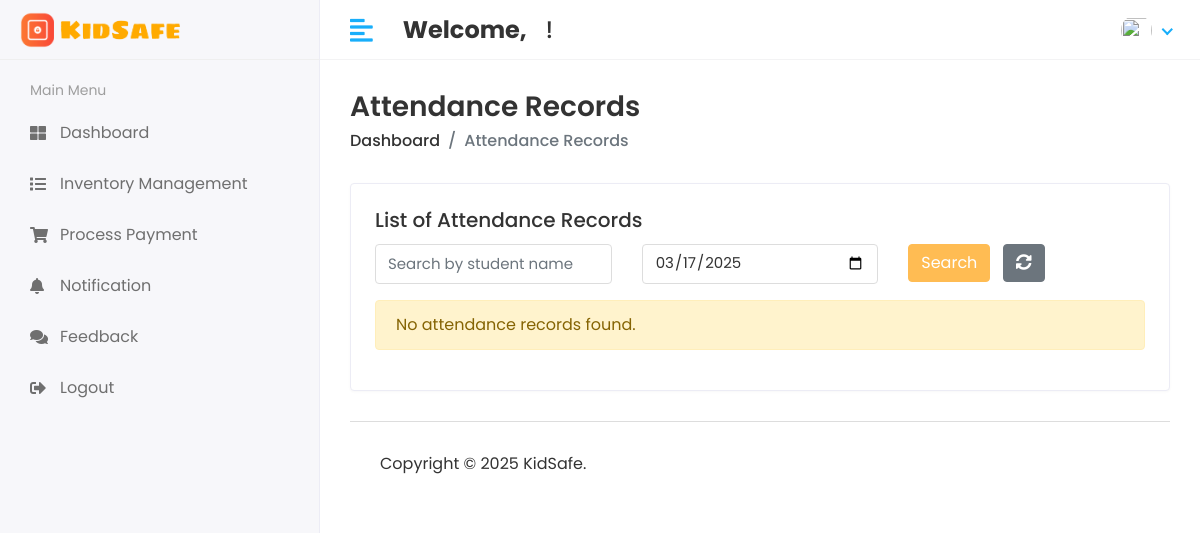
/administrator/attendance-list/, run on an earlier commit of the app's database.
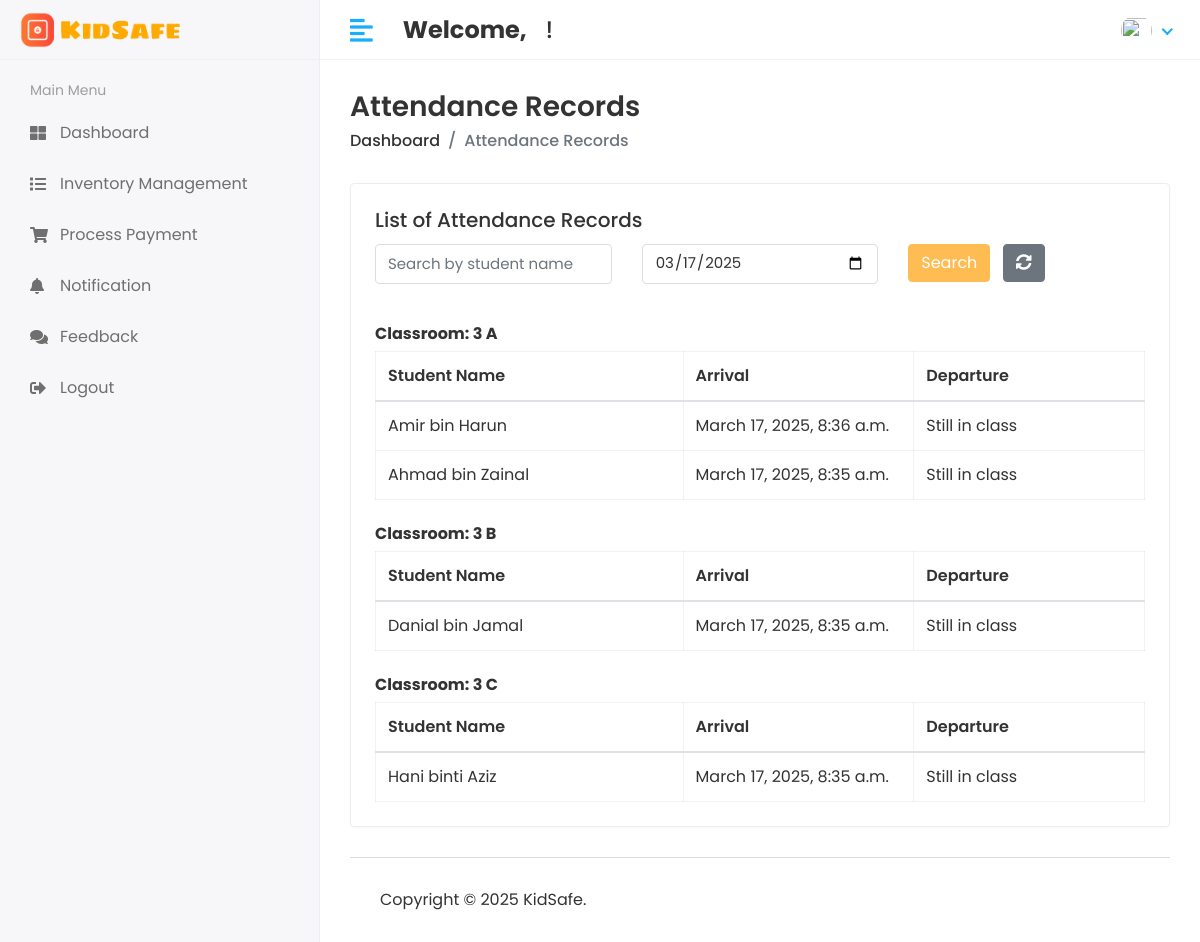
And on a later commit of the database.
### kidsafe_app/models.py (models this page shows, shortened)
class Attendance(models.Model):
    student = models.ForeignKey(Student, on_delete=models.CASCADE)
    arrival_time = models.DateTimeField(auto_now_add=True)
    departure_time = models.DateTimeField(null=True, blank=True)

class Classroom(models.Model):
    name = models.CharField(max_length=100)
    created_at = models.DateTimeField(auto_now_add=True)
    updated_at = models.DateTimeField(auto_now=True)

class Student(models.Model):
    admin = models.OneToOneField(CustomUser, on_delete=models.CASCADE)
    gender = models.CharField(max_length=100)
    classroom_id = models.ForeignKey(Classroom, on_delete=models.DO_NOTHING)
    created_at = models.DateTimeField(auto_now_add=True)
    updated_at = models.DateTimeField(auto_now=True)

class CustomUser(AbstractUser):
    USER = (
        (1, 'Administrator'),
        (2, 'Teacher'),
        (3, 'Student'),
        (4, 'Canteen'),
    )
    user_type = models.CharField(choices=USER, max_length=50, default=1)
    profile_pic = models.ImageField(upload_to='media/profile_pic')

### kidsafe_project/administrator_views.py (the view)
# urls.py: path('administrator/attendance-list/', administrator_views.attendance_list, name='attendance_list'),
def attendance_list(request):
    search_query = request.GET.get('search', '')
    date_filter = request.GET.get('date', '')
    attendance_records = Attendance.objects.select_related('student__classroom_id').all().order_by('student__classroom_id', '-arrival_time')
    if search_query:
        attendance_records = attendance_records.filter(
            student__admin__first_name__icontains=search_query
        ) | attendance_records.filter(
            student__admin__last_name__icontains=search_query
        )
    if date_filter:
        try:
            filter_date = datetime.strptime(date_filter, '%Y-%m-%d').date()
            attendance_records = attendance_records.filter(arrival_time__date=filter_date)
        except ValueError:
            pass
    else:
        today = timezone.localdate()  # Use localdate() to get the current date in the server's timezone
        attendance_records = attendance_records.filter(arrival_time__date=today)
        date_filter = today.isoformat()  # Set the default date to today
    classroom_attendance = {}
    for record in attendance_records:
        classroom_name = record.student.classroom_id.name
        if classroom_name not in classroom_attendance:
            classroom_attendance[classroom_name] = []
        classroom_attendance[classroom_name].append(record)
    context = {
        'classroom_attendance': classroom_attendance,
        'search_query': search_query,
        'selected_date': date_filter,  # Pass the selected date to the template
    }
    return render(request, 'administrator/attendance_list.html', context)

### templates/administrator/attendance_list.html (shortened to what this page needs)
{% extends 'base.html' %}
{% load static %}
{% block content %}
<div class="page-header">
    <div class="row align-items-center">
        <div class="col">
            <h3 class="page-title">Attendance Records</h3>
            <ul class="breadcrumb">
                <li class="breadcrumb-item"><a href="{% url 'admin_home' %}">Dashboard</a></li>
                <li class="breadcrumb-item active">Attendance Records</li>
            </ul>
        </div>
    </div>
</div>
<div class="row">
    <div class="col-sm-12">
        <div class="card">
            <div class="card-body">
                <h5 class="card-title">List of Attendance Records</h5>
                <form method="GET" action="{% url 'attendance_list' %}" class="mb-3">
                    <div class="row">
                        <div class="col-md-4">
                            <input type="text" name="search" class="form-control" placeholder="Search by student name" value="{{ request.GET.search }}">
                        </div>
                        <div class="col-md-4">
                            <input type="date" name="date" class="form-control" value="{{ selected_date }}">
                        </div>
                        <div class="col-md-4">
                            <button class="btn btn-primary" type="submit">Search</button>
                            <button class="btn btn-secondary ml-2" type="button" id="refresh-button">
                                <i class="fas fa-sync-alt"></i>
                            </button>
                        </div>
                    </div>
                </form>
                {% if classroom_attendance %}
                    {% for classroom, records in classroom_attendance.items %}
                    <br>
                    <h6><strong>Classroom: {{ classroom }}</strong></h6>
                    <table class="table table-bordered table-hover" style="table-layout: fixed; width: 100%;">
                        <thead>
                            <tr>
                                <th style="width: 40%;">Student Name</th>
                                <th style="width: 30%;">Arrival</th>
                                <th style="width: 30%;">Departure</th>
                            </tr>
                        </thead>
                        <tbody>
                            {% if records %}
                                {% for record in records %}
                                <tr>
                                    <td style="width: 40%;">{{ record.student.admin.first_name }} {{ record.student.admin.last_name }}</td>
                                    <td style="width: 30%;">{{ record.arrival_time }}</td>
                                    <td style="width: 30%;">{{ record.departure_time|default:"Still in class" }}</td>
                                </tr>
                                {% endfor %}
                            {% else %}
                                <tr>
                                    <td colspan="3" class="text-center">No attendance records found for this classroom.</td>
                                </tr>
                            {% endif %}
                        </tbody>
                    </table>
                    {% endfor %}
                {% else %}
                    <div class="alert alert-warning">No attendance records found.</div>
                {% endif %}
            </div>
        </div>
    </div>
</div>
{% endblock %}

What changed in the data, as far as the page shows it:
added Attendance: name "3 A", student.admin.first_name "Amir", student.admin.last_name "bin Harun", arrival_time "March 17, 2025, 8:36 a.m.", departure_time "Still in class"
added Attendance: student.admin.first_name "Ahmad", student.admin.last_name "bin Zainal", arrival_time "March 17, 2025, 8:35 a.m.", departure_time "Still in class", shown under "3 A"
added Attendance: name "3 B", student.admin.first_name "Danial", student.admin.last_name "bin Jamal", arrival_time "March 17, 2025, 8:35 a.m.", departure_time "Still in class"
added Attendance: name "3 C", student.admin.first_name "Hani", student.admin.last_name "binti Aziz", arrival_time "March 17, 2025, 8:35 a.m.", departure_time "Still in class"
Also different on the page:
text no longer shown: "No attendance records found."
